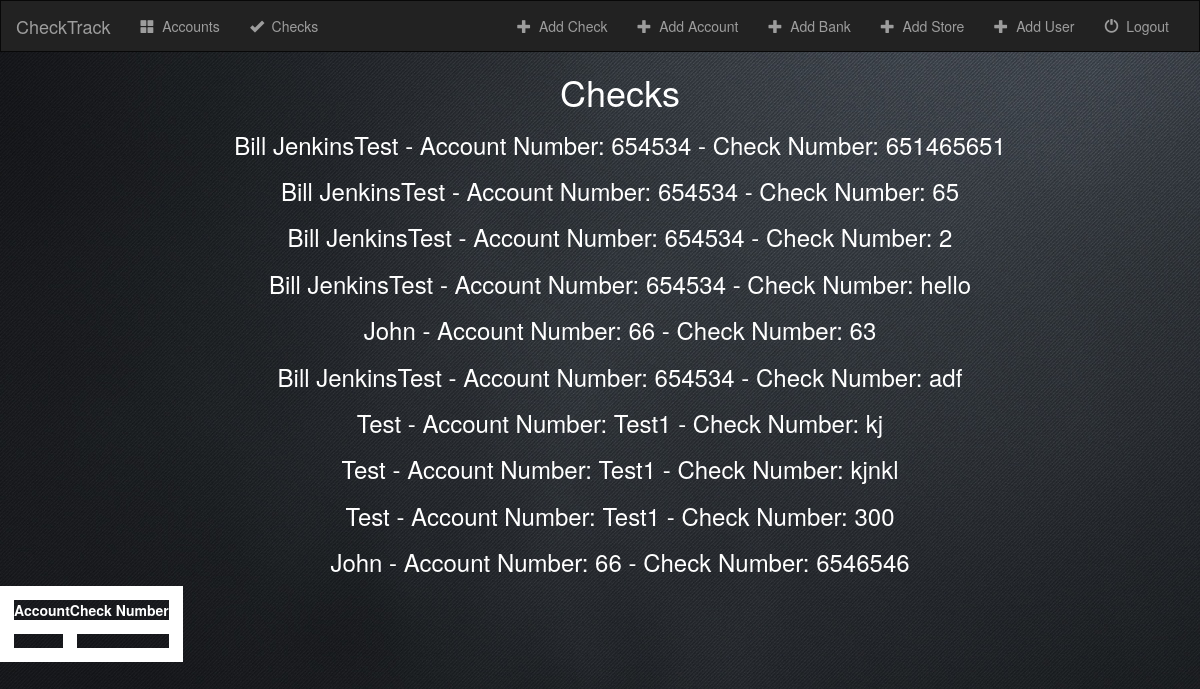
Before: /check/checks/ with the older database file.
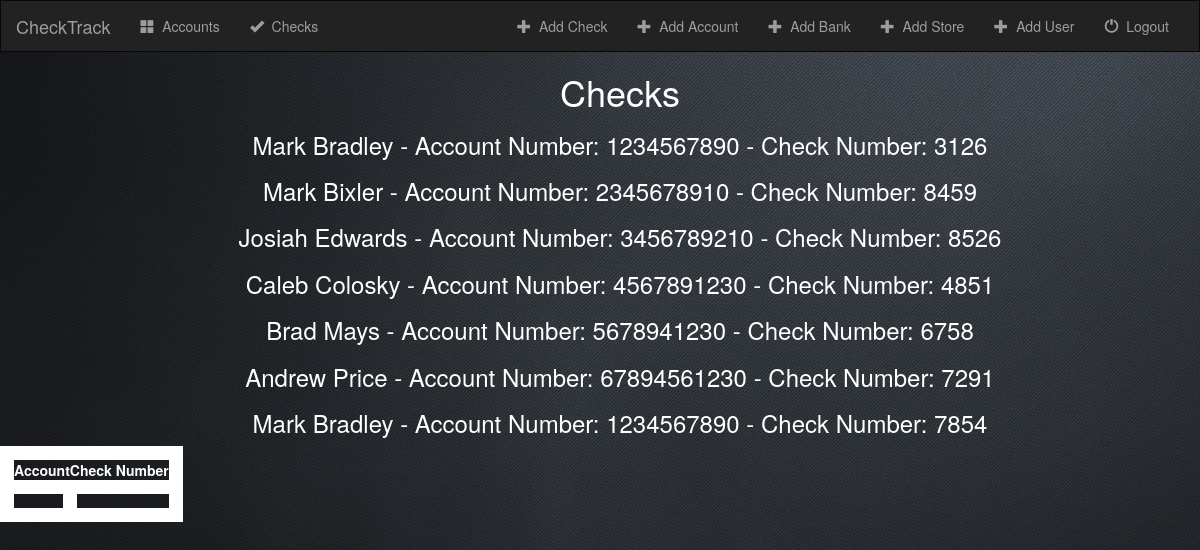
After: the same page with the newer database file.
### check/models.py (models this page shows, shortened)
class Check(models.Model):
    user = models.ForeignKey('User', on_delete=models.CASCADE)
    account = models.ForeignKey('Account', on_delete=models.CASCADE)
    check_amount = models.CharField(max_length=50)
    check_number = models.CharField(max_length=50)
    cashier_name = models.CharField(max_length=50)
    check_status = models.BooleanField(default=False)
    letter_date1 = models.CharField(max_length=50)
    letter_date2 = models.CharField(max_length=50)
    letter_date3 = models.CharField(max_length=50)

class Account(models.Model):
    acount_store = models.ForeignKey('Store', on_delete=models.CASCADE)
    bank = models.ForeignKey('Bank', on_delete=models.CASCADE)
    account_number = models.CharField(max_length=50)
    routing_number = models.CharField(max_length=50)
    account_name = models.CharField(max_length=50)
    account_street = models.CharField(max_length=50)
    account_state = models.CharField(max_length=50)
    account_city = models.CharField(max_length=50)
    account_zip = models.CharField(max_length=50)
    checks_bounced = models.CharField(max_length=50)
    def __str__(self):
        return self.account_name + ' - Account Number: ' + self.account_number

### check/views.py (the view)
# urls.py: url(r'checks/$', views.CheckIndexView.as_view(), name='checkindex'),
class CheckIndexView(generic.ListView):
    template_name = 'check/checks.html'
    context_object_name = 'all_checks'
    def get_queryset(self):
        return Check.objects.all()

### check/templates/check/checks.html
{% extends 'check/base.html' %}
{% block body %}
<div class="wrapper">
<font color="#ffffff">
        <ul>
            <h1>Checks</h1>
            {% for check in all_checks %}
            <h3><a href="{% url 'check:checkdetail' check.id %}"><font color="#ffffff">{{ check.account }} - Check Number: {{ check.check_number }}</font></a></h3>
            {% endfor %}
        </ul>
        <table>
            <tr>
                <th>Account</th>
                <th>Check Number</th>
            </tr>
            <tr>
                <td>{{ check.account }}</td>
                <td>{{ check.check_number }}</td>
            </tr>
        </table>
    </font>
</div>
{% endblock %}

Changed rows visible on the page:
removed Check: account "Bill JenkinsTest - Account Number: 654534", check_number "651465651"
removed Check: account "Bill JenkinsTest - Account Number: 654534", check_number "65"
removed Check: account "Bill JenkinsTest - Account Number: 654534", check_number "2"
removed Check: account "Bill JenkinsTest - Account Number: 654534", check_number "hello"
removed Check: account "John - Account Number: 66", check_number "63"
removed Check: account "Bill JenkinsTest - Account Number: 654534", check_number "adf"
removed Check: account "Test - Account Number: Test1", check_number "kj"
removed Check: account "Test - Account Number: Test1", check_number "kjnkl"
removed Check: account "Test - Account Number: Test1", check_number "300"
removed Check: account "John - Account Number: 66", check_number "6546546"
added Check: account "Mark Bradley - Account Number: 1234567890", check_number "3126"
added Check: account "Mark Bixler - Account Number: 2345678910", check_number "8459"
added Check: account "Josiah Edwards - Account Number: 3456789210", check_number "8526"
added Check: account "Caleb Colosky - Account Number: 4567891230", check_number "4851"
added Check: account "Brad Mays - Account Number: 5678941230", check_number "6758"
added Check: account "Andrew Price - Account Number: 67894561230", check_number "7291"
added Check: account "Mark Bradley - Account Number: 1234567890", check_number "7854"
